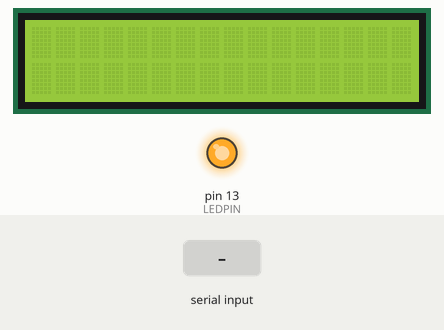
Recording of a sketch running on a simulated Arduino Mega 2560, built with avr-gcc and run on an emulated ATmega2560. On the bench: 16×2 character LCD, output pins drawn as LEDs (lit = HIGH). The inputs (shaded band) are chosen by the test bench. What the sketch prints to the serial monitor is not drawn.

Above: at 1.2 s.
1.3 s: "1" received over the second serial link
At 2.5 s:
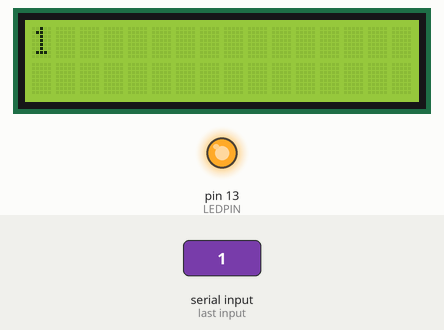
2.8 s: "0" received over the second serial link
At 3.6 s:
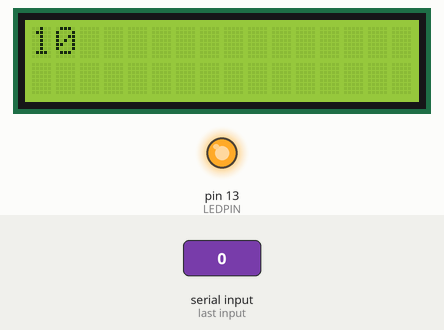
Timing chart, 0 to 5.8 s (numbered marks = the images above; inputs shaded):
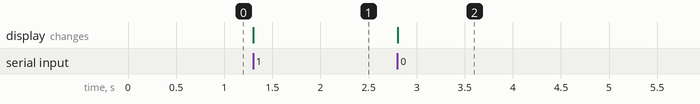

Measured:
- after the input at 1.3 s, the display: changes at once (image 1)
- after the input at 2.8 s, the display: changes at once (image 2)

The sketch:

Part2_Part3.ino
```cpp
//MTRN4110 Phase A
//Part 2 and Part 3
//Liam Ho z5114385
/*
2. The demonstrator inputs a string on an external device, send the string to the Arduino
through Bluetooth and display the string on the serial monitor of Bluetooth (2) and the LCD
display (2) – (Total 4)
3. The demonstrator inputs a string in the serial monitor of the Bluetooth, send the string to the
external device and display on the external device (2)
*/

/////////////////////////
//USING PUTTY

//SET TO NO LINE ENDING

//FOR TASK 2
// YOU DONT NEED TO PRESS ENTER

//FOR TASK 2
// YOU DO NEED TO PRESS ENTER
/////////////////////////


#include <Wire.h>
#include "DFRobot_LCD.h"

//Create lcd object
DFRobot_LCD lcd(16,2);  //16 characters and 2 lines of show

char string = '0';
const byte  LEDPIN = 13;  //On board LED

void setup()
{
    pinMode(LEDPIN, OUTPUT); //Set pin to output

    // initialize lcd
    lcd.init();

    // communication with the host computer
    Serial.begin(9600);  //for serial monitor

    // communication with the BT module on serial1
    Serial1.begin(9600);

    // LED to show we have started the serial channels
    digitalWrite(LEDPIN, HIGH);
}

void loop()
{
    //Part 2
    // listen for communication from the BT module and then write it to the serial monitor and display to lcd
    if (Serial1.available())
    {
        char s = Serial1.read();
        Serial.write(s);
        lcd.write(s);
    }

   //Part 3
   // listen for user input and send it to the HC-05
   if ( Serial.available() )
   {
         string = Serial.read();
         Serial1.write(string);
   }

}
```
